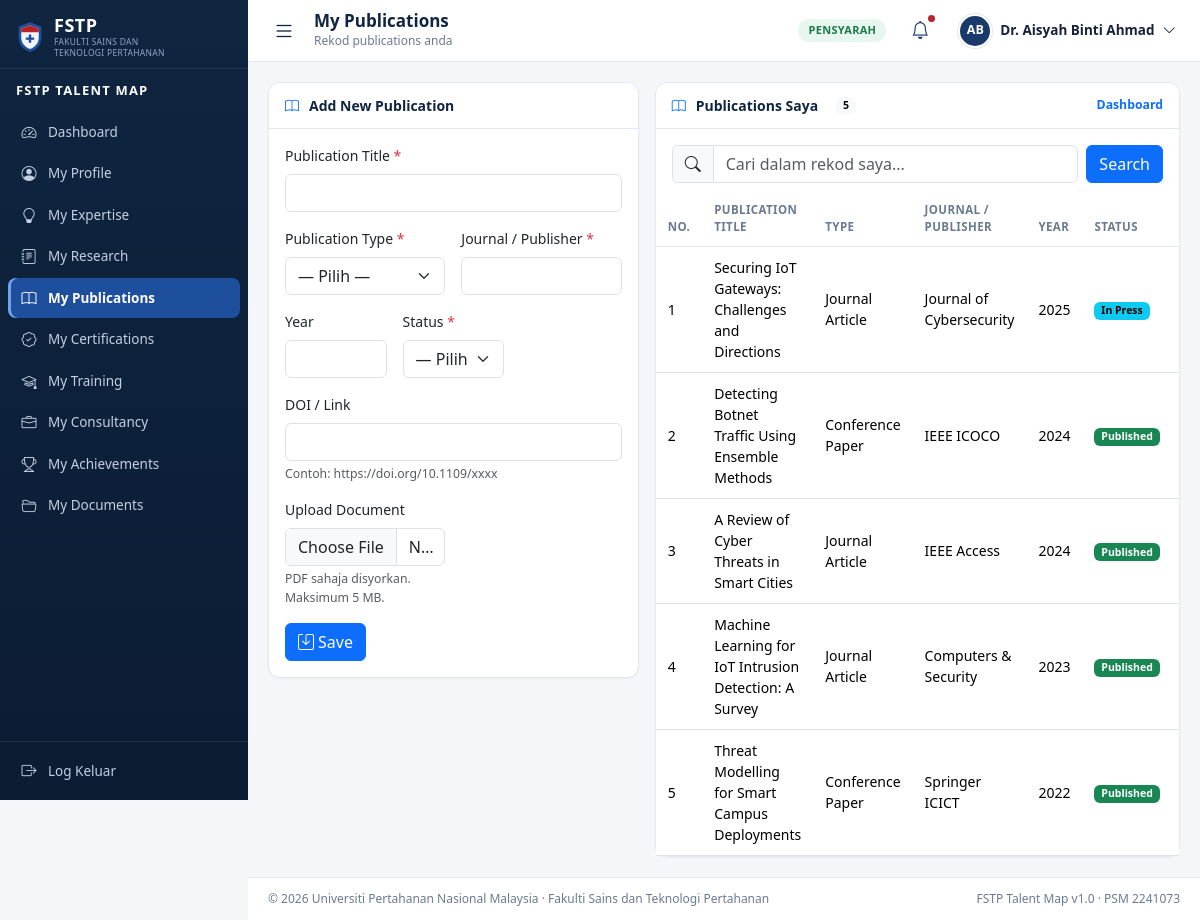
/lecturer/publications.php (signed in), run on the app's committed database.
### tables this page shows
CREATE TABLE lecturers (
  lecturer_id   INT AUTO_INCREMENT PRIMARY KEY,
  user_id       INT          NOT NULL UNIQUE,
  staff_no      VARCHAR(20)  NOT NULL UNIQUE,
  full_name     VARCHAR(100) NOT NULL,
  email         VARCHAR(100) NOT NULL,
  department_id INT          NOT NULL,
  `position`    VARCHAR(100) NOT NULL,
  phone         VARCHAR(20)  NULL,
  location      VARCHAR(100) NULL,
  profile_photo VARCHAR(255) NULL,
  research_area TEXT         NULL,
  status        ENUM('active','inactive') NOT NULL DEFAULT 'active',
  created_at    DATETIME     NOT NULL DEFAULT CURRENT_TIMESTAMP,
  updated_at    DATETIME     NOT NULL DEFAULT CURRENT_TIMESTAMP ON UPDATE CURRENT_TIMESTAMP,
  CONSTRAINT fk_lecturers_user       FOREIGN KEY (user_id)       REFERENCES users(user_id)       ON DELETE CASCADE,
  CONSTRAINT fk_lecturers_department FOREIGN KEY (department_id) REFERENCES departments(department_id) ON DELETE RESTRICT,
  INDEX idx_lecturers_name (full_name),
  INDEX idx_lecturers_dept (department_id)
);

CREATE TABLE users (
  user_id          INT AUTO_INCREMENT PRIMARY KEY,
  username         VARCHAR(50)  NOT NULL UNIQUE,
  email            VARCHAR(100) NOT NULL UNIQUE,
  password         VARCHAR(255) NOT NULL COMMENT 'password_hash() bcrypt',
  `role`           ENUM('admin','lecturer') NOT NULL DEFAULT 'lecturer',
  department_id    INT          NULL,
  status           ENUM('active','inactive') NOT NULL DEFAULT 'active',
  initial_password VARCHAR(50)  NULL COMMENT 'shown once when Admin resets',
  must_change_pw   TINYINT(1)   NOT NULL DEFAULT 0,
  last_login       DATETIME     NULL,
  created_at       DATETIME     NOT NULL DEFAULT CURRENT_TIMESTAMP,
  CONSTRAINT fk_users_department FOREIGN KEY (department_id)
    REFERENCES departments(department_id) ON DELETE SET NULL,
  INDEX idx_users_role (role),
  INDEX idx_users_status (status)
);

CREATE TABLE publications (
  publication_id      INT AUTO_INCREMENT PRIMARY KEY,
  lecturer_id         INT NOT NULL,
  title               VARCHAR(255) NOT NULL,
  publication_type    VARCHAR(50)  NOT NULL COMMENT 'Journal Article, Conference Paper, Book...',
  journal_publisher   VARCHAR(150) NOT NULL,
  `year`              YEAR NULL,
  status              ENUM('Published','In Press','Submitted') NOT NULL DEFAULT 'Published',
  doi_link            VARCHAR(255) NULL,
  supporting_document VARCHAR(255) NULL,
  created_at          DATETIME NOT NULL DEFAULT CURRENT_TIMESTAMP,
  updated_at          DATETIME NOT NULL DEFAULT CURRENT_TIMESTAMP ON UPDATE CURRENT_TIMESTAMP,
  CONSTRAINT fk_pub_lecturer FOREIGN KEY (lecturer_id) REFERENCES lecturers(lecturer_id) ON DELETE CASCADE,
  INDEX idx_pub_lecturer (lecturer_id),
  INDEX idx_pub_year (`year`)
);

### includes/record-manager.php (the view, shortened to what the rows shown need)
<?php
require_once __DIR__ . '/auth.php';
require_lecturer();
$user = current_user();
$lecturerId = (int)($user['lecturer_id'] ?? 0);
if ($lecturerId === 0 || !isset($manager_type) || !($type = record_type($manager_type))) {
    flash('danger', 'Modul ini tidak tersedia untuk akaun anda.');
    redirect(home_for_role());
}
$table  = $type['table'];
$pdo    = db();
$q = trim((string)($_GET['q'] ?? ''));
$sql = 'SELECT ' . $type['select'] . ' FROM ' . $table . ' x WHERE x.lecturer_id = :lecturer_id';
$params = [':lecturer_id' => $lecturerId];
$sql .= ' ORDER BY ' . $type['order'];
$stmt = $pdo->prepare($sql);
$stmt->execute($params);
$records = $stmt->fetchAll();
$page_title = 'My ' . $type['label'];
require_once __DIR__ . '/header.php';
?>
<div class="row g-3">
    <div class="col-lg-7">
        <div class="card">
            <div class="table-responsive">
                <table class="table table-hover align-middle mb-0">
                    <thead>
                        <tr>
                            <th style="width:48px">No.</th>
                            <?php foreach ($type['columns'] as $col): ?>
                                <th><?= e($col['label']) ?></th>
                            <?php endforeach; ?>
                        </tr>
                    </thead>
                    <tbody>
                    <?php if (!$records): ?>
                        <tr>
                            <td colspan="<?= count($type['columns']) + 1 ?>">
                                <div class="empty-state">
                                    <i class="bi <?= e($type['icon']) ?>"></i>
                                    <?= $q !== ''
                                        ? 'Tiada rekod sepadan dengan carian anda.'
                                        : 'Belum ada rekod. Tambah yang pertama menggunakan borang di sebelah.' ?>
                                </div>
                            </td>
                        </tr>
                    <?php else: ?>
                        <?php foreach ($records as $i => $row): ?>
                            <tr>
                                <td><?= $i + 1 ?></td>
                                <?php foreach ($type['columns'] as $col): ?>
                                    <td><?= record_cell($col, $row) ?></td>
                                <?php endforeach; ?>
                            </tr>
                        <?php endforeach; ?>
                    <?php endif; ?>
                    </tbody>
                </table>
            </div>
        </div>
    </div>
</div>
<?php require_once __DIR__ . '/footer.php'; ?>

### includes/header.php (shortened to what the rows shown need)
<?php
require_once __DIR__ . '/auth.php';
$__user      = current_user();
$page_title  = $page_title ?? 'Dashboard';
$avatarPhoto = $__user['profile_photo'] ?? null;
$avatarPath  = $avatarPhoto && is_file(UPLOAD_PHOTO_DIR . '/' . $avatarPhoto)
    ? UPLOAD_PHOTO_URL . '/' . rawurlencode($avatarPhoto)
    : null;
?>
<!DOCTYPE html>
<html lang="ms">
<head>
<link rel="stylesheet" href="<?= e(ASSETS_URL) ?>/vendor/bootstrap/bootstrap.min.css">
<link rel="stylesheet" href="<?= e(ASSETS_URL) ?>/vendor/bootstrap-icons/bootstrap-icons.css">
<link rel="stylesheet" href="<?= e(ASSETS_URL) ?>/css/app.css">
</head>
<body class="app-body">
<div class="app-shell">
    <div class="app-main">
        <header class="app-topbar">
            <div class="topbar-title">
                <h1><?= e($page_title) ?></h1>
            </div>
            <div class="topbar-right">
                <div class="dropdown">
                    <button class="user-menu" type="button" data-bs-toggle="dropdown" aria-expanded="false">
                        <?php if ($avatarPath): ?>
                            <img class="avatar" src="<?= e($avatarPath) ?>" alt="">
                        <?php else: ?>
                            <span class="avatar avatar-initials"><?= e(initials(display_name())) ?></span>
                        <?php endif; ?>
                        <span class="user-menu-name"><?= e(display_name()) ?></span>
                        <i class="bi bi-chevron-down"></i>
                    </button>
                </div>
            </div>
        </header>
        <main class="app-content">

### includes/record-types.php (shortened to what the rows shown need)
<?php
function record_types(): array
{
    static $types = null;
    if ($types !== null) {
        return $types;
    }
    return $types;
}
function record_type(?string $key): ?array
{
    $types = record_types();
    return ($key !== null && isset($types[$key])) ? $types[$key] : null;
}
function record_cell(array $col, array $row): string
{
    $key   = $col['key'];
    $value = $row[$key] ?? null;
    switch ($col['format'] ?? '') {
        case 'year':
            return $value ? e((string)$value) : '—';
        case 'badge':
            $css = match (strtolower((string)$value)) {
                'ongoing', 'active', 'published', 'completed' => 'text-bg-success',
                'in press', 'planned', 'beginner'             => 'text-bg-info',
                'submitted', 'archived', 'expired'            => 'text-bg-secondary',
                default                                        => 'text-bg-light border text-dark',
            };
            return '<span class="badge ' . $css . '">' . e((string)$value) . '</span>';
        default:
            if ($value === null || $value === '') {
                return '—';
            }
            if ($key === 'doi_link') {
                $url = preg_match('#^https?://#', (string)$value) ? $value : 'https://doi.org/' . $value;
                return '<a href="' . e($url) . '" target="_blank" rel="noopener">'
                     . '<small>' . e((string)$value) . '</small></a>';
            }
            return e((string)$value);
    }
}
function record_pk(?string $key): ?string
{
    $type = record_type($key);
    if (!preg_match('/^\s*[A-Za-z_]+\.([A-Za-z_]+)\s+AS\s+record_id/i', $type['select'], $m)) {
        return null;
    }
    return $m[1];
}

### data on the page
lecturers: initials(display_name()) "AB", full_name "Dr. Aisyah Binti Ahmad"
publications: title "Securing IoT Gateways: Challenges and Directions", publication_type "Journal Article", journal_publisher "Journal of Cybersecurity", year "2025", status "In Press"
publications: title "Detecting Botnet Traffic Using Ensemble Methods", publication_type "Conference Paper", journal_publisher "IEEE ICOCO", year "2024", status "Published"
publications: title "A Review of Cyber Threats in Smart Cities", publication_type "Journal Article", journal_publisher "IEEE Access", year "2024", status "Published"
publications: title "Machine Learning for IoT Intrusion Detection: A Survey", publication_type "Journal Article", journal_publisher "Computers & Security", year "2023", status "Published"
publications: title "Threat Modelling for Smart Campus Deployments", publication_type "Conference Paper", journal_publisher "Springer ICICT", year "2022", status "Published"

### other printed values
$label "Dashboard"
$label "My Profile"
$label "My Expertise"
$label "My Research"
$label "My Publications"
$label "My Certifications"
$label "My Training"
$label "My Consultancy"
$label "My Achievements"
$label "My Documents"
$page_title "My Publications"
$page_sub "Rekod publications anda"
$type['singular'] "Publication"
$label "Publication Title"
$label "Publication Type"
